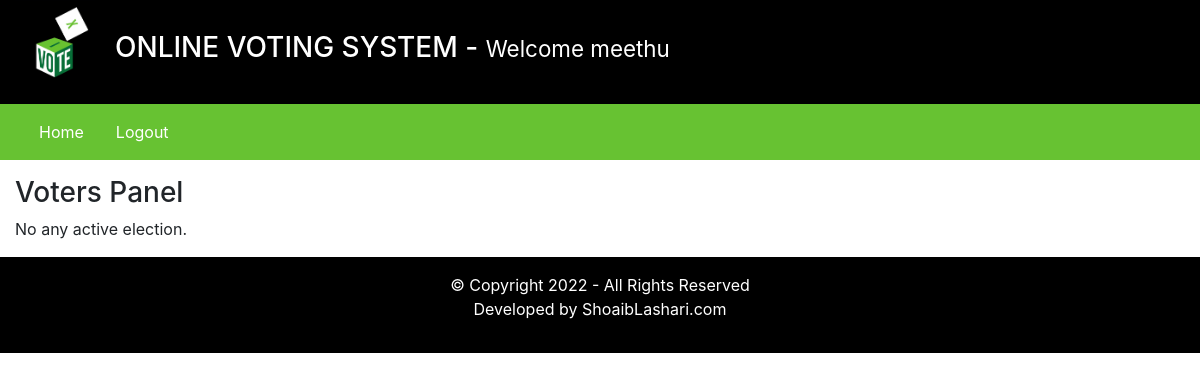
Page /voters/index.php (signed in) on the earlier database version.
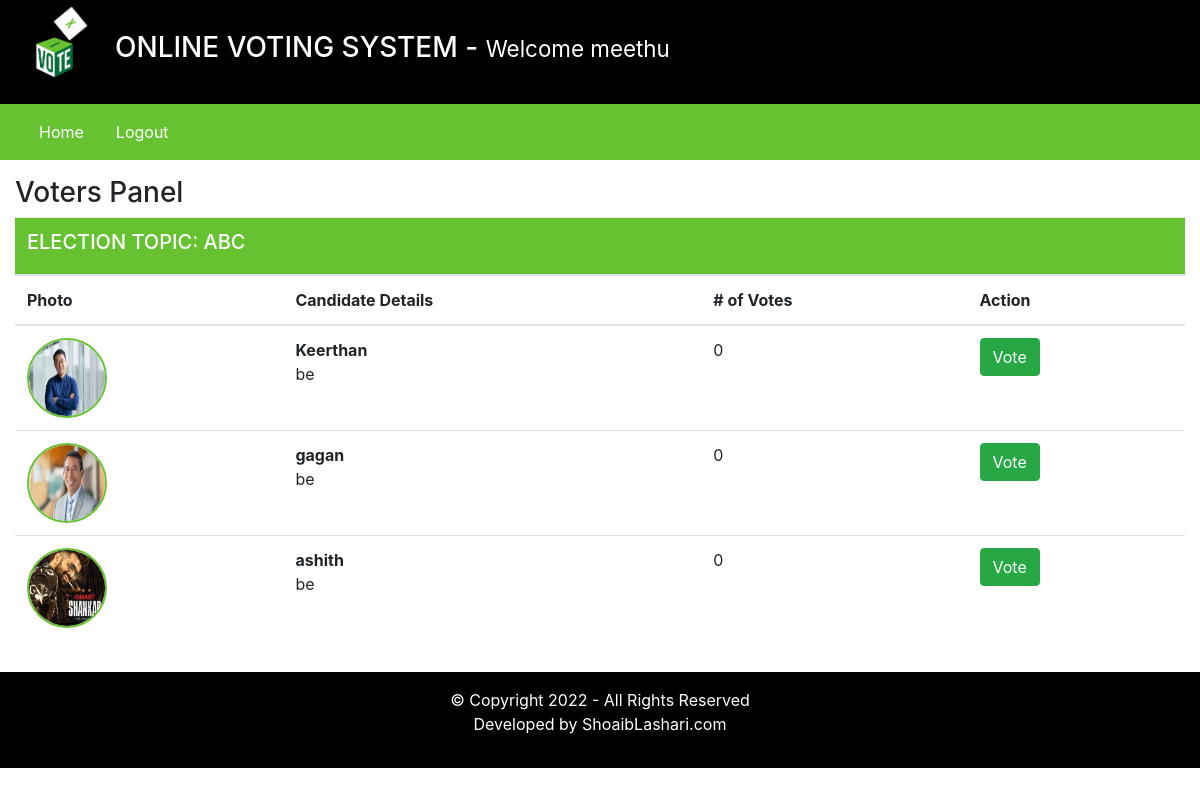
Same page on the later database version.
### tables this page shows
CREATE TABLE `elections` (
  `id` int(11) NOT NULL,
  `election_topic` varchar(255) DEFAULT NULL,
  `no_of_candidates` int(11) DEFAULT NULL,
  `starting_date` date DEFAULT NULL,
  `ending_date` date DEFAULT NULL,
  `status` varchar(45) DEFAULT NULL,
  `inserted_by` varchar(255) DEFAULT NULL,
  `inserted_on` date DEFAULT NULL
);

CREATE TABLE `candidate_details` (
  `id` int(11) NOT NULL,
  `election_id` int(11) DEFAULT NULL,
  `candidate_name` varchar(255) DEFAULT NULL,
  `candidate_details` text DEFAULT NULL,
  `candidate_photo` text DEFAULT NULL,
  `inserted_by` varchar(255) DEFAULT NULL,
  `inserted_on` date DEFAULT NULL
);

### voters/index.php (the view, shortened to what this page needs)
<?php
    require_once("inc/header.php");
    require_once("inc/navigation.php");
?>
    <div class="row my-3">
        <div class="col-12">
            <h3> Voters Panel </h3>
            <?php
                $fetchingActiveElections = mysqli_query($db, "SELECT * FROM elections WHERE status = 'Active'") or die(mysqli_error($db));
                $totalActiveElections = mysqli_num_rows($fetchingActiveElections);
                if($totalActiveElections > 0)
                {
                    while($data = mysqli_fetch_assoc($fetchingActiveElections))
                    {
                        $election_id = $data['id'];
                        $election_topic = $data['election_topic'];
                ?>
                        <table class="table">
                            <thead>
                                <tr>
                                    <th colspan="4" class="bg-green text-white"><h5> ELECTION TOPIC: <?php echo strtoupper($election_topic); ?></h5></th>
                                </tr>
                                <tr>
                                    <th> Photo </th>
                                    <th> Candidate Details </th>
                                    <th> # of Votes </th>
                                    <th> Action </th>
                                </tr>
                            </thead>
                            <tbody>
                            <?php
                                $fetchingCandidates = mysqli_query($db, "SELECT * FROM candidate_details WHERE election_id = '". $election_id ."'") or die(mysqli_error($db));
                                while($candidateData = mysqli_fetch_assoc($fetchingCandidates))
                                {
                                    $candidate_id = $candidateData['id'];
                                    $candidate_photo = $candidateData['candidate_photo'];
                                    $fetchingVotes = mysqli_query($db, "SELECT * FROM votings WHERE candidate_id = '". $candidate_id . "'") or die(mysqli_error($db));
                                    $totalVotes = mysqli_num_rows($fetchingVotes);
                            ?>
                                    <tr>
                                        <td> <img src="<?php echo $candidate_photo; ?>" class="candidate_photo"> </td>
                                        <td><?php echo "<b>" . $candidateData['candidate_name'] . "</b><br />" . $candidateData['candidate_details']; ?></td>
                                        <td><?php echo $totalVotes; ?></td>
                                        <td>
                                    <?php
                                            $checkIfVoteCasted = mysqli_query($db, "SELECT * FROM votings WHERE voters_id = '". $_SESSION['user_id'] ."' AND election_id = '". $election_id ."'") or die(mysqli_error($db));
                                            $isVoteCasted = mysqli_num_rows($checkIfVoteCasted);
                                            if($isVoteCasted > 0)
                                            {
                                                $voteCastedData = mysqli_fetch_assoc($checkIfVoteCasted);
                                                $voteCastedToCandidate = $voteCastedData['candidate_id'];
                                                if($voteCastedToCandidate == $candidate_id)
                                                {
                                    ?>
                                                    <img src="../assets/images/vote.png" width="100px;">
                                    <?php
                                                }
                                            }else {
                                    ?>
                                                <button class="btn btn-md btn-success" onclick="CastVote(<?php echo $election_id; ?>, <?php echo $candidate_id; ?>, <?php echo $_SESSION['user_id']; ?>)"> Vote </button>
                                    <?php
                                            }
                                    ?>
                                    </td>
                                    </tr>
                            <?php
                                }
                            ?>
                            </tbody>
                        </table>
                <?php
                    }
                }else {
                    echo "No any active election.";
                }
            ?>
        </div>
    </div>
<?php
    require_once("inc/footer.php");
?>

### voters/inc/header.php (shortened to what this page needs)
<!DOCTYPE html>
<html lang="en">
<head>
    <link rel="stylesheet" href="../assets/css/bootstrap.min.css">
    <link rel="stylesheet" href="../assets/css/style.css">
</head>
<body>
    <div class="container-fluid">
        <div class="row bg-black text-white">
            <div class="col-1">
                <img src="../assets/images/logo.gif" width="80px"/>
            </div>
            <div class="col-11 my-auto">
                <h3> ONLINE VOTING SYSTEM  - <small> Welcome  <?php echo $_SESSION['username']; ?></small> </h3>
            </div>
        </div>

### voters/inc/navigation.php (shortened to what this page needs)
<div class="row bg-green">
    <div class="col-12 bg-green">
    <nav class="navbar navbar-expand-lg navbar-light bg-green">
    <div class="collapse navbar-collapse" id="navbarSupportedContent">
        <ul class="navbar-nav mr-auto">
        <li class="nav-item">
            <a class="nav-link text-white mr-3" href="index.php">Home</a>
        </li>
        <li class="nav-item">
            <a class="nav-link text-white mr-3" href="../admin/logout.php">Logout</a>
        </li>
         </ul>
    </div>
    </nav>
</div>
</div>

### voters/inc/footer.php (shortened to what this page needs)
    <div class="row bg-black text-center text-white">
        <div class="col-12 my-3">
            <p> &copy; Copyright 2022 - All Rights Reserved  <br />
                Developed by ShoaibLashari.com
            </p>
        </div>
    </div>
</div>
</body>
</html>

### assets/css/style.css (style rules this page uses)
.text-white { color: #fff; }
.bg-black { background-color: #000; }
.bg-green { background-color: #67C232; }
.candidate_photo { width: 80px; height: 80px; border: 2px solid #67C232; border-radius: 100%; }

Differences in the rows shown:
added elections: election_topic "ABC"
added candidate_details: candidate_photo (picture), candidate_name "Keerthan", candidate_details "be", totalVotes "0"
added candidate_details: candidate_photo (picture), candidate_name "gagan", candidate_details "be", totalVotes "0"
added candidate_details: candidate_photo (picture), candidate_name "ashith", candidate_details "be", totalVotes "0"
Other differences:
text no longer shown: "No any active election."
